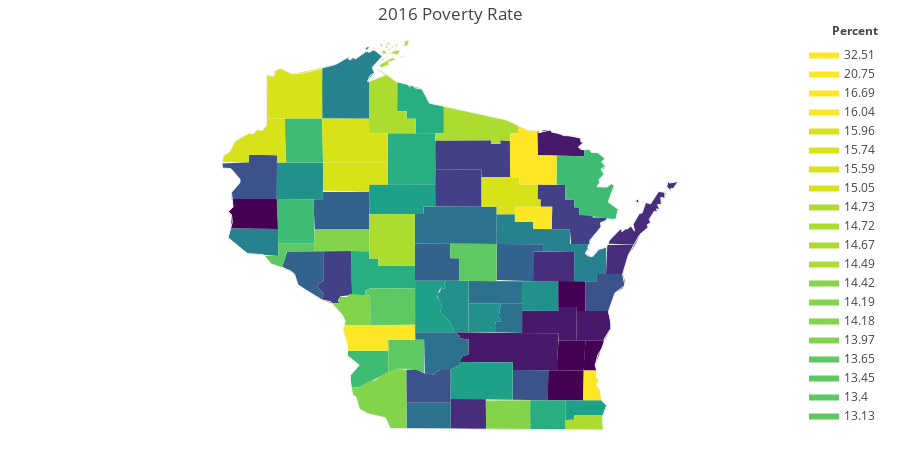

Notebook cell for this chart:
### Code cell
fig = ff.create_choropleth(fips=df.index,
                         scope=['Wisconsin'],
                         values=df.percent,
                         title='2016 Poverty Rate',
                         legend_title='Percent')
fig.layout.template = None
fig.show()
